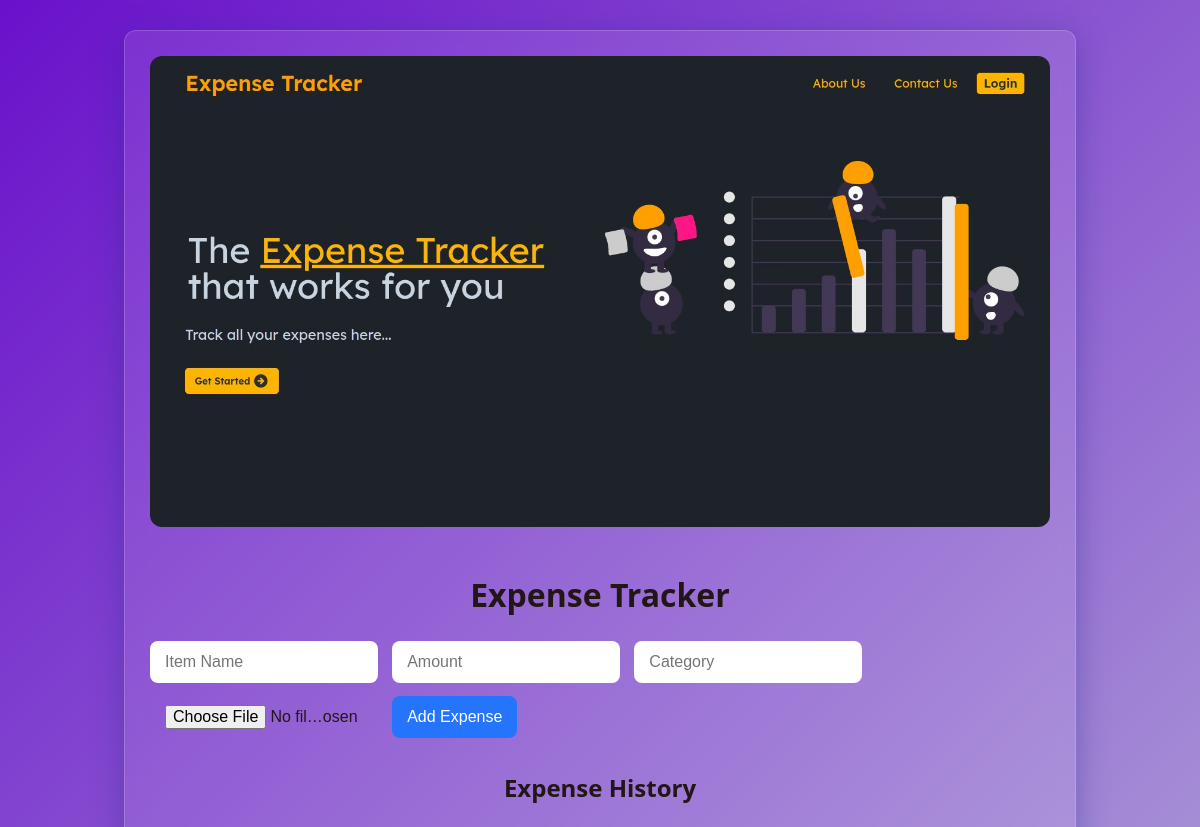
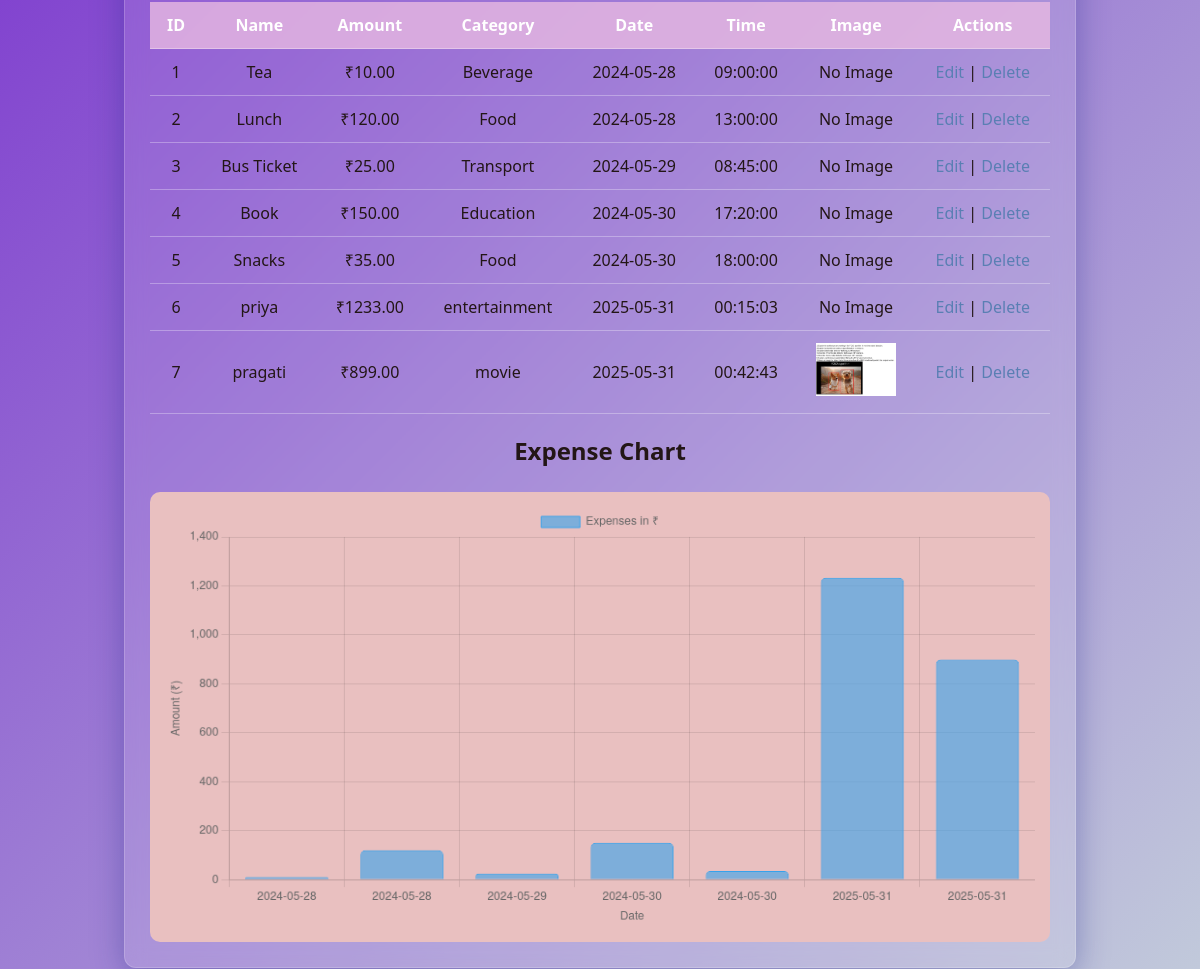
The page / on the database its author committed (2 pictures, top to bottom).
### tables this page shows
CREATE TABLE expenses (
                id INTEGER PRIMARY KEY AUTOINCREMENT,
                name TEXT NOT NULL,
                amount REAL NOT NULL,
                category TEXT NOT NULL,
                date TEXT NOT NULL,
                time TEXT NOT NULL, image TEXT);

### app.py (the view)
@app.route('/')
def index():
    conn = sqlite3.connect('expense.db')
    c = conn.cursor()
    c.execute("SELECT * FROM expenses ORDER BY date")
    expenses = c.fetchall()
    conn.close()
    dates = [row[4] for row in expenses]
    amounts = [row[2] for row in expenses]
    return render_template('index.html', expenses=expenses, dates=dates, amounts=amounts)

### templates/index.html (shortened to what this page needs)
<!DOCTYPE html>
<html lang="en">
<head>
    <link rel="stylesheet" href="{{ url_for('static', filename='style.css') }}">
</head>
<body>
    <div class="container">
        <div class="banner">
    <img src="{{ url_for('static', filename='images/banner.jpg') }}" alt="Finance Banner" style="width:100%; border-radius:12px; margin-bottom: 20px;">
</div>
        <h1>Expense Tracker</h1>
        <form action="/add" method="post" enctype="multipart/form-data">
            <input type="text" name="name" placeholder="Item Name" required>
            <input type="number" name="amount" placeholder="Amount" required step="0.01">
            <input type="text" name="category" placeholder="Category" required>
            <input type="file" name="image" accept="image/*">
            <button type="submit">Add Expense</button>
        </form>
        <h2>Expense History</h2>
        <table>
            <tr>
                <th>ID</th>
                <th>Name</th>
                <th>Amount</th>
                <th>Category</th>
                <th>Date</th>
                <th>Time</th>
                <th>Image</th>
                <th>Actions</th>
            </tr>
            {% for expense in expenses %}
            <tr>
                <td>{{ expense[0] }}</td>
                <td>{{ expense[1] }}</td>
                <td>₹{{ '%.2f' | format(expense[2]) }}</td>
                <td>{{ expense[3] }}</td>
                <td>{{ expense[4] }}</td>
                <td>{{ expense[5] }}</td>
                <td>
                    {% if expense[6] %}
                        <img src="{{ url_for('static', filename='uploads/' ~ expense[6]) }}" alt="Expense Image" style="max-width:80px; max-height:80px;">
                    {% else %}
                        No Image
                    {% endif %}
                </td>
                <td>
                    <a href="/edit/{{ expense[0] }}">Edit</a> |
                    <a href="/delete/{{ expense[0] }}">Delete</a>
                </td>
            </tr>
            {% endfor %}
        </table>
        <h2>Expense Chart</h2>
        <canvas id="expenseChart" width="400" height="200"></canvas>
    </div>
    <script>
        const dates = {{ dates | tojson | safe }};
        const amounts = {{ amounts | tojson | safe }};
        const ctx = document.getElementById('expenseChart').getContext('2d');
        const chart = new Chart(ctx, {
            type: 'bar',
            data: {
                labels: dates,
                datasets: [{
                    label: 'Expenses in ₹',
                    data: amounts,
                    backgroundColor: 'rgba(54, 162, 235, 0.6)',
                    borderColor: 'rgba(54, 162, 235, 1)',
                    borderWidth: 1,
                    borderRadius: 5
                }]
            },
            options: {
                responsive: true,
                scales: {
                    y: {
                        beginAtZero: true,
                        title: {
                            display: true,
                            text: 'Amount (₹)'
                        }
                    },
                    x: {
                        title: {
                            display: true,
                            text: 'Date'
                        }
                    }
                }
            }
        });
    </script>
</body>
</html>

### static/style.css (style rules this page uses)
body { background: linear-gradient(135deg, #6a11cb 0%, #c2cbdb 100%); font-family: 'Segoe UI', Tahoma, Geneva, Verdana, sans-serif; color: #231616; margin: 0; padding: 0; }
.container { max-width: 900px; margin: 30px auto; background: rgba(255, 255, 255, 0.1); padding: 25px; border-radius: 12px; box-shadow: 0 8px 32px 0 rgba(31, 38, 135, 0.37); backdrop-filter: blur(10px); -webkit-backdrop-filter: blur(10px); border: 1px solid rgba(255, 255, 255, 0.18); }
h1, h2 { text-align: center; font-weight: 700; margin-bottom: 25px; }
form input, form button { font-size: 1rem; margin: 0 10px 10px 0; padding: 12px 15px; border-radius: 8px; border: none; }
form input { width: 22%; }
form button { background-color: #2575fc; color: white; cursor: pointer; transition: background-color 0.3s ease; }
table { width: 100%; border-collapse: collapse; margin-top: 20px; }
table th, table td { padding: 12px 15px; text-align: center; border-bottom: 1px solid rgba(255, 255, 255, 0.3); }
table th { background-color: rgba(232, 186, 226, 0.8); color: white; }
a { color: #5a7fb3; text-decoration: none; }
canvas { margin-top: 25px; border-radius: 10px; background: rgb(233, 192, 192); padding: 15px; }

### rows shown on the page
expenses: id "1", name "Tea", amount "10.00", category "Beverage", date "2024-05-28", time "09:00:00", shows "No Image"
expenses: id "2", name "Lunch", amount "120.00", category "Food", date "2024-05-28", time "13:00:00", shows "No Image"
expenses: id "3", name "Bus Ticket", amount "25.00", category "Transport", date "2024-05-29", time "08:45:00", shows "No Image"
expenses: id "4", name "Book", amount "150.00", category "Education", date "2024-05-30", time "17:20:00", shows "No Image"
expenses: id "5", name "Snacks", amount "35.00", category "Food", date "2024-05-30", time "18:00:00", shows "No Image"
expenses: id "6", name "priya", amount "1233.00", category "entertainment", date "2025-05-31", time "00:15:03", shows "No Image"
expenses: id "7", name "pragati", amount "899.00", category "movie", date "2025-05-31", time "00:42:43", image (picture)

### other values the page prints
chart data {{ dates | tojson | safe }} ["2024-05-28", "2024-05-28", "2024-05-29", "2024-05-30", "2024-05-30", "2025-05-31", "2025-05-31"]
chart data {{ amounts | tojson | safe }} [10.0, 120.0, 25.0, 150.0, 35.0, 1233.0, 899.0]
